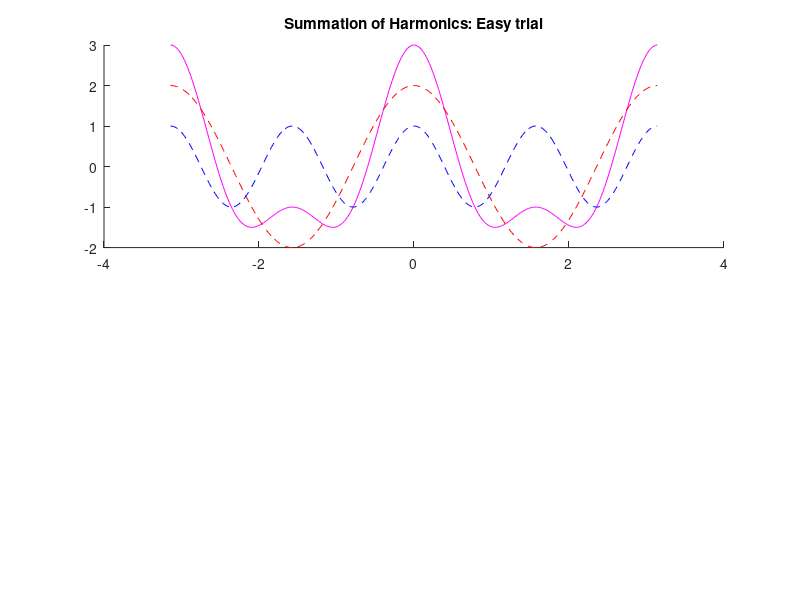

This figure's MATLAB source: (Note: this script raises an error after producing the figure.)
function plot_trigsummation()
    c_values=containers.Map({'e','m','d'}, { pi/2, pi/3, pi/3});
    d_values=containers.Map({'e','m','d'}, {-pi/2, 0   , 0});
    th=-pi:0.02:pi;
    figure()
    
    subplot(2,1,1); hold on;
    c=c_values('e');
    d=d_values('e');
    title('Summation of Harmonics: Easy trial')
    plot(th,2*sin(2*(th-c)+d)+1*cos(4*(th-c)),'m');
    plot(th,2*sin(2*(th-c)+d),'r--'); 
    plot(th,1*cos(4*(th-c)),'b--'); 
    hline(0,'k');
    xlim([-pi,pi]);
    legend({'\theta dot','First Harmonic','Second Harmonic'});
    
    subplot(2,1,2); hold on;
    c=c_values('d');
    d=d_values('d');
    title('Summation of Harmonics: Difficult trial')
    plot(th,2*sin(2*(th-c)+d)+1*cos(4*(th-c)),'m');
    plot(th,2*sin(2*(th-c)+d),'r--'); 
    plot(th,1*cos(4*(th-c)),'b--'); 
    hline(0,'k');
    xlim([-pi,pi]);
end